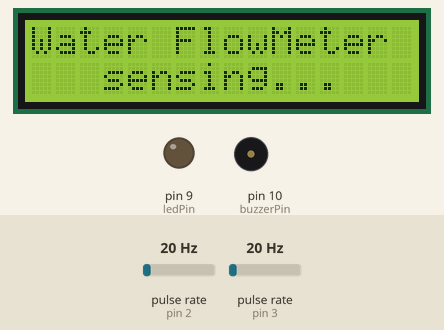
A sketch run on a simulated Arduino Uno, built with avr-gcc and run on an emulated ATmega328P. Shown: 16×2 character LCD, output pins drawn as LEDs (lit = HIGH), buzzer (waves = sounding, pin HIGH). Wiring (inferred from the names in the program): 2 × pulse sensor: data pin 2 / data pin 3. The inputs (shaded band) are chosen by the test bench; at power-on: pulse rate (sensors on pin 2, pin 3) 20 Hz. What the sketch prints to the serial monitor is not drawn.

Above: at 0.1 s.
At 2.2 s:
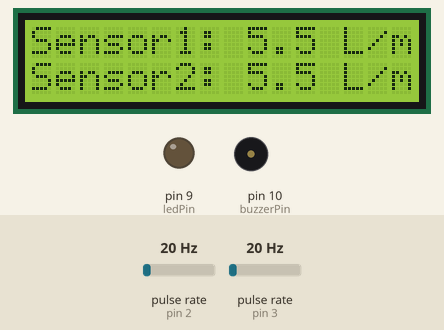
At 34.6 s:
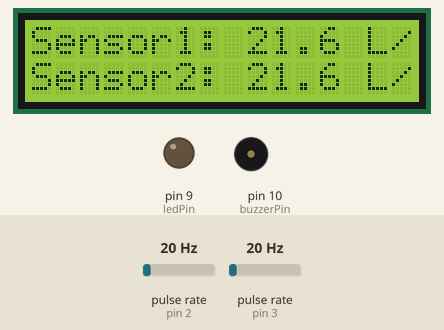
At 67.0 s:
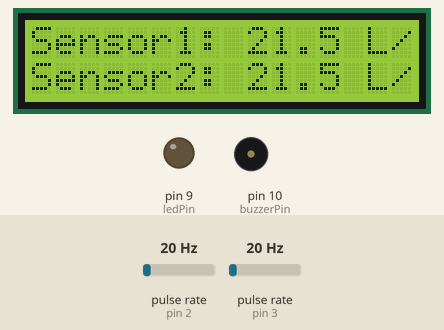
At 128.7 s:
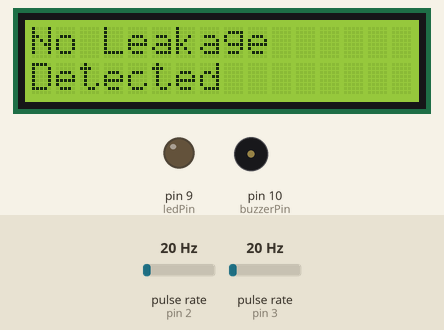

The sketch:

Leakage_detection.ino
```cpp
#include <Wire.h>
#include <LiquidCrystal_I2C.h>

// Define the digital pins connected to the water flow sensors, LED, and buzzer
const int flowSensorPin1 = 2;
const int flowSensorPin2 = 3;
const int buzzerPin = 10;
const int ledPin = 9;

// Variables to store the number of pulses and flow rates for each sensor and the difference in flow rates
volatile int pulseCount1, pulseCount2;
float flowRate1, flowRate2;
float flowRateDifference;

// Define the time interval (in milliseconds) to measure flow rate
unsigned int interval = 1000;  // 1 second interval

// Initialize the LCD with the I2C address and number of columns/rows
LiquidCrystal_I2C lcd(0x27, 16, 2);  // Set the LCD I2C address and dimensions

void setup() {
  Serial.begin(9600);

  // Initialize LCD display
  lcd.init();
  lcd.backlight();  // Turn on the backlight

  // Initialize digital pins for input and enable the internal pull-up resistors
  pinMode(flowSensorPin1, INPUT);
  pinMode(flowSensorPin2, INPUT);
  pinMode(buzzerPin, OUTPUT);
  pinMode(ledPin, OUTPUT);
  digitalWrite(flowSensorPin1, HIGH);  // Activate internal pull-up
  digitalWrite(flowSensorPin2, HIGH);  // Activate internal pull-up
  digitalWrite(buzzerPin, LOW);  // Turn off the buzzer
  digitalWrite(ledPin, LOW);  // Turn off the LED

  // Attach interrupts to the digital pins to count pulses
  attachInterrupt(digitalPinToInterrupt(flowSensorPin1), pulseCounter1, FALLING);
  attachInterrupt(digitalPinToInterrupt(flowSensorPin2), pulseCounter2, FALLING);

  // Print initial messages to serial monitor
  Serial.println("Flow Rate Monitoring");

  // Print initial messages to LCD
  lcd.clear();
  lcd.setCursor(0, 0);
  lcd.print("Water FlowMeter");
  lcd.setCursor(0, 1);
  lcd.print("   sensing...");
  delay(2000);  // Delay for 2 seconds before starting measurements
}

void loop() {
  // Disable interrupts during calculations
  detachInterrupt(digitalPinToInterrupt(flowSensorPin1));
  detachInterrupt(digitalPinToInterrupt(flowSensorPin2));

  // Calculate flow rates
  flowRate1 = ((float)pulseCount1 / interval) * 1000.0 / 7.5;  // 7.5 is the number of pulses per liter for sensor 1
  flowRate2 = ((float)pulseCount2 / interval) * 1000.0 / 7.5;  // 7.5 is the number of pulses per liter for sensor 2

  // Calculate difference in flow rates
  flowRateDifference = flowRate1 - flowRate2;

  // Reset pulse counts
  pulseCount1 = 0;
  pulseCount2 = 0;

  // Enable interrupts
  attachInterrupt(digitalPinToInterrupt(flowSensorPin1), pulseCounter1, FALLING);
  attachInterrupt(digitalPinToInterrupt(flowSensorPin2), pulseCounter2, FALLING);

  // Print flow rates and difference to serial monitor
  Serial.print("Flow rate sensor 1: ");
  Serial.print(flowRate1);
  Serial.println(" L/min");

  Serial.print("Flow rate sensor 2: ");
  Serial.print(flowRate2);
  Serial.println(" L/min");

  Serial.print("Flow rate difference: ");
  Serial.print(flowRateDifference);
  Serial.println(" L/min");

  // Update LCD display
  lcd.clear();
  lcd.setCursor(0, 0);
  lcd.print("Sensor1: ");
  lcd.print(flowRate1, 1); // Display flow rate sensor 1 with 1 decimal place
  lcd.print(" L/min");

  lcd.setCursor(0, 1);
  lcd.print("Sensor2: ");
  lcd.print(flowRate2, 1); // Display flow rate sensor 2 with 1 decimal place
  lcd.print(" L/min");

  delay(5000);  // Display the flow rates for 5 seconds

  // Check for leakage based on flow rate difference
  lcd.clear();
  if (fabs(flowRateDifference) < 4) {
    lcd.setCursor(0, 0);
    lcd.print("No Leakage");
    lcd.setCursor(0, 1);
    lcd.print("Detected");
    digitalWrite(buzzerPin, LOW);  // Turn off the buzzer
    digitalWrite(ledPin, LOW);  // Turn off the LED
  } else {
    lcd.setCursor(0, 0);
    lcd.print("Leakage");
    lcd.setCursor(0, 1);
    lcd.print("Detected");
    digitalWrite(buzzerPin, HIGH);  // Turn on the buzzer
    digitalWrite(ledPin, HIGH);  // Turn on the LED
    delay(5000);
    digitalWrite(buzzerPin, LOW);
  }

  delay(3000);
}

// Interrupt service routine for sensor 1 to count pulses
void pulseCounter1() {
  pulseCount1++;
}

// Interrupt service routine for sensor 2 to count pulses
void pulseCounter2() {
  pulseCount2++;
}
```

Measured:
- what the display in image 1 shows lasts 5.0 s, from 2.2 s to 7.2 s
